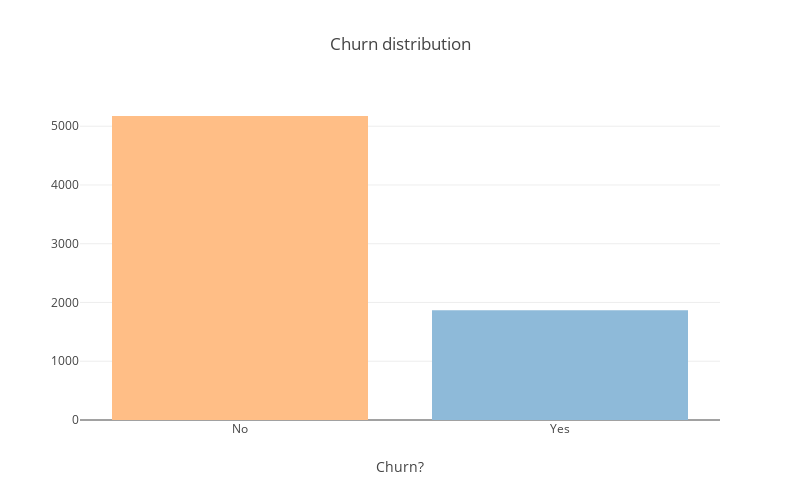

Write notebook code for a chart like this one.
### Markdown cell above
<h3>EDA: Target</h3>

### Code cell
_ = df.groupby('Churn').size().reset_index()
# .sort_values(by='tenure', ascending=True)

data = [go.Bar(
    x = _['Churn'].tolist(),
    y = _[0].tolist(),
    marker=dict(
        color=['rgba(255,190,134,1)', 'rgba(142,186,217,1)'])
)]
layout = go.Layout(
    title = "Churn distribution",
    xaxis = {"title" : "Churn?"},
    width=800,
    height=500
)
fig = go.Figure(data=data, layout=layout)
py.offline.iplot(fig)

### Figure 1 — Plotly figure (JSON) as saved in the notebook; plotly's stock layout.template omitted (floating-point values rounded to 4 significant figures)
{"data": [{"marker": {"color": ["rgba(255,190,134,1)", "rgba(142,186,217,1)"]}, "x": ["No", "Yes"], "y": [5174, 1869], "type": "bar", "uid": "e9252bc0-a03c-11ef-afab-0242ac130202"}], "layout": {"height": 500, "title": {"text": "Churn distribution"}, "width": 800, "xaxis": {"title": {"text": "Churn?"}, "type": "category", "range": [-0.5, 1.5], "autorange": true}, "yaxis": {"type": "linear", "range": [0, 5446.0], "autorange": true}}}
